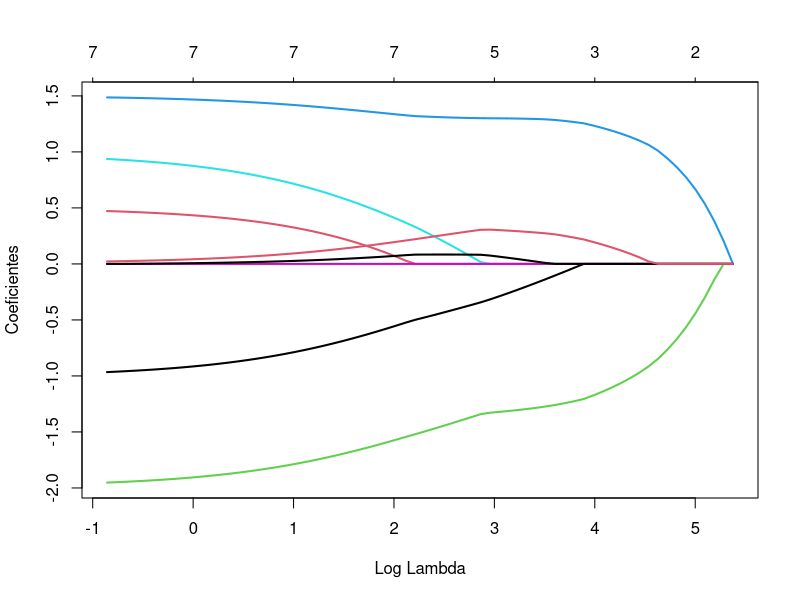
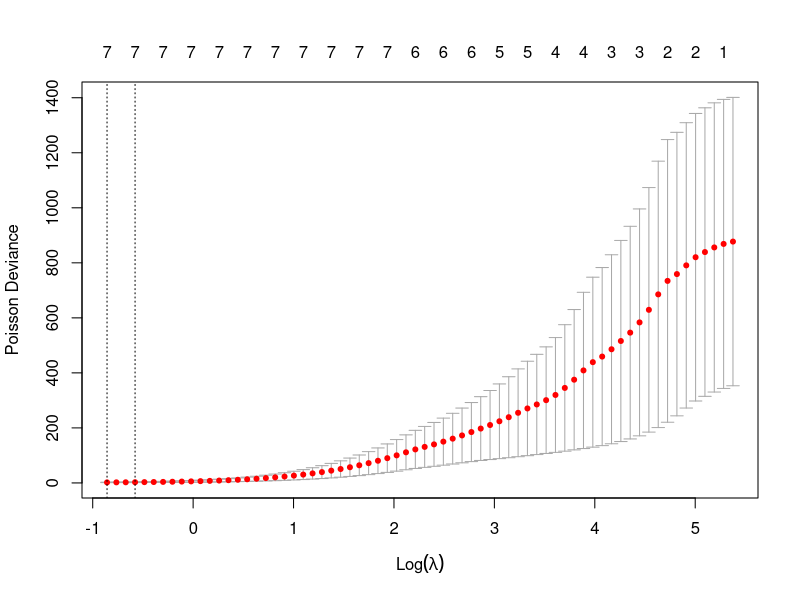
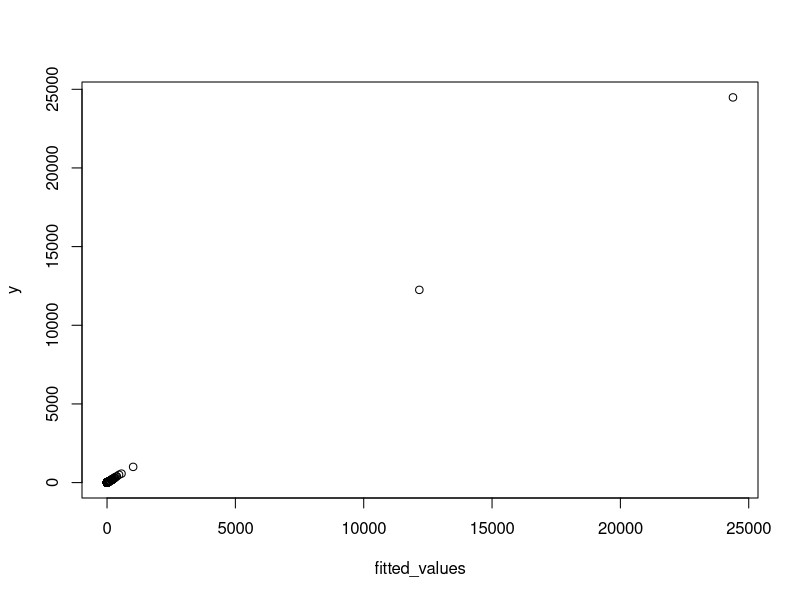
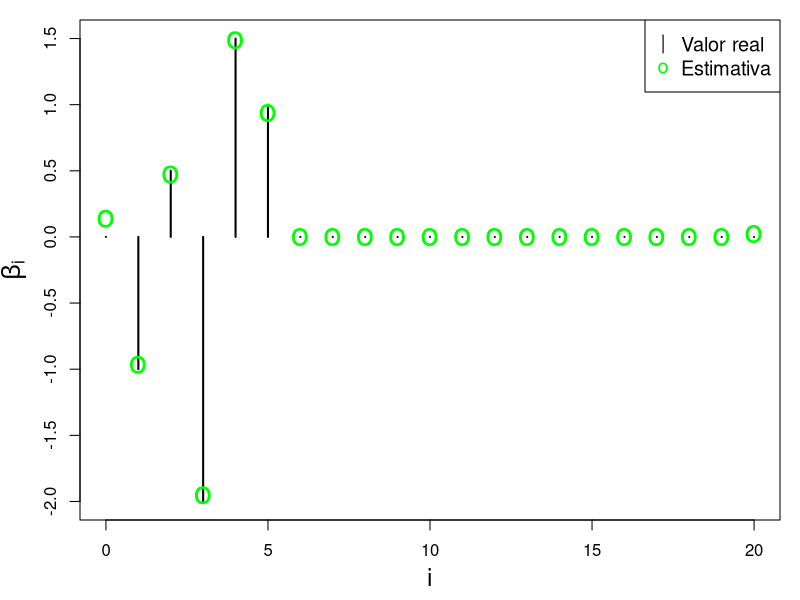
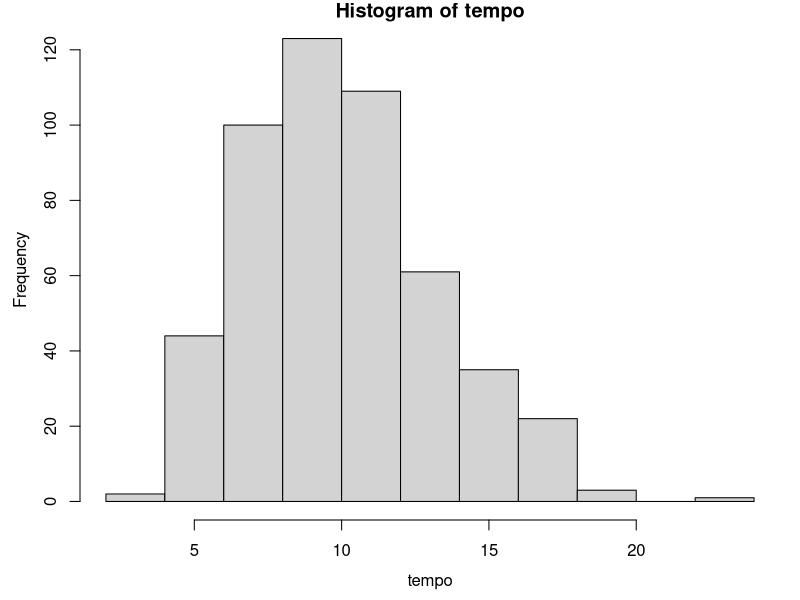
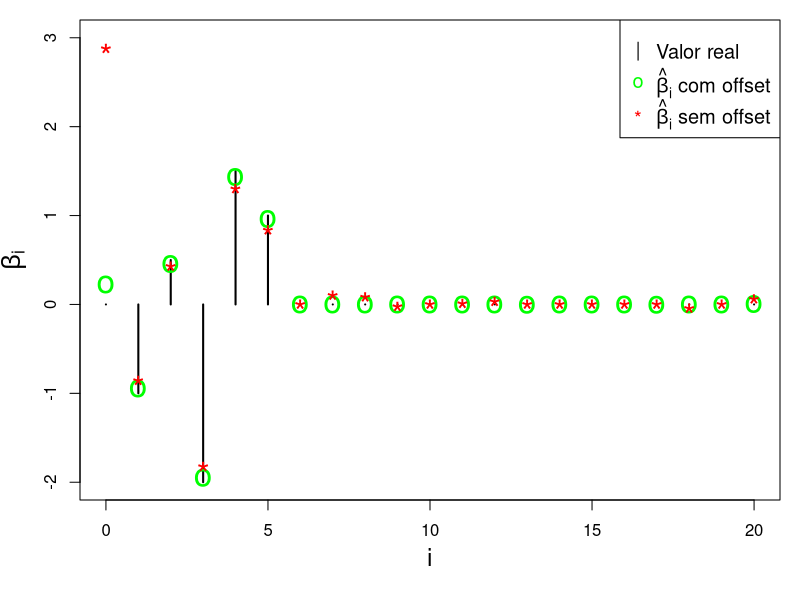

Write the R code that produced these figures, in order.
rm(list = ls())
library(glmnet)
library(xtable)

set.seed(2025)


# Modelo log-linear Poisson
n = 500
p = 20
x = matrix(rnorm(n * p), n, p)
suporte = c(1:5)
p0 = length(suporte)

beta = c(-1, 0.5, -2, 1.5, 1)
eta = x[, suporte] %*% beta
mu = exp(eta)
y = rpois(n, mu)



###################################
# ajuste do lasso
lasso_fit <- glmnet::glmnet(x, y, family = 'poisson', intercept = TRUE,
                            alpha = 1)

# png(file="poisson_lasso_path.png", 
#     width=600, height=500, res = 100)
plot(lasso_fit, xvar = 'lambda', sign.lambda = 1, 
     lwd=2, ylab='Coeficientes')
# dev.off()

# validação cruzada para escolher lambda
cv_lasso_fit <- glmnet::cv.glmnet(x, y, family = 'poisson', intercept = TRUE,
                                  alpha = 1, type.measure = 'deviance', nfolds = 10) 

# png(file="poisson_lasso_deviance_cv.png", 
#     width=600, height=500, res = 100)
plot(cv_lasso_fit, sign.lambda = 1)
# dev.off()

# coeficientes estimados usando o lambda 'ótimo'
cv_lasso_fit$lambda.min
id_labda_min <- which(lasso_fit$lambda == cv_lasso_fit$lambda.min)
beta_hat_lasso <- coef(lasso_fit, s=lasso_fit$lambda[id_labda_min])
beta_hat_lasso

# valores ajustados
fitted_eta_values <- beta_hat_lasso[1] + x%*%beta_hat_lasso[-1]
fitted_values <- exp(fitted_eta_values)
plot(fitted_values, y)

# deviance
dev_lambda <- 0
for(i in 1:n){
  if(y[i]==0)
    dev_lambda <- dev_lambda + 2*fitted_values[i] 
  else
    dev_lambda <- dev_lambda + 
      2*sum(y[i]*log(y[i]/fitted_values[i]) - (y[i] - fitted_values[i]) )
}
dev_lambda
# fração da deviance explicada nos dados de treino
dev_null <- 0
for(i in 1:n){
  if(y[i]==0)
    dev_null <- dev_null + 2*mean(y)
  else
    dev_null <- dev_null + 
      2*sum(y[i]*log(y[i]/mean(y)) - (y[i] - mean(y) ) )
}
dev_null
1 - dev_lambda/dev_null

lasso_fit$nulldev # sanity check
lasso_fit$dev.ratio[id_labda_min]


# estimativas

beta_true <- c(0, beta, rep(0, p-p0))
vies_beta_hat <- beta_hat_lasso - beta_true

# png(file="poisson_estimativas_lasso.png", 
#     width=600, height=500, res = 100)
par(mar = c(4,4,1,1), mgp = c(2.5, 1, 0))
plot(0:p, beta_true, type = 'h', lwd=2, ylab = expression(beta[i]), 
     xlab = 'i', cex.lab=1.5)
points(0:p, beta_hat_lasso, pch='o', col='Green', cex=2)
legend("topright", c('Valor real', 'Estimativa'),
       pch = c('|', 'o'), col = c("black", "Green"), cex=1.2)
# dev.off()

# exemplo com o MLG usual
summary(glm(y ~ 1 + x, family = 'poisson'))


###################################################
# Caso com offset

# Poisson
n = 500
p = 20
x = matrix(rnorm(n * p), n, p)
suporte = c(1:5)
p0 = length(suporte)

beta = c(-1, 0.5, -2, 1.5, 1)
eta = x[, suporte] %*% beta
mu = exp(eta)
tempo = rgamma(n, 10, 1)
hist(tempo)

y = rpois(n, tempo*mu)


# validação cruzada para escolher lambda
cv_lasso_fit_comoffset <- glmnet::cv.glmnet(x, y, family = 'poisson', intercept = TRUE,
                                            alpha = 1, type.measure = 'deviance', 
                                            nfolds = 10, offset = log(tempo)) 

cv_lasso_fit_semoffset <- glmnet::cv.glmnet(x, y, family = 'poisson', intercept = TRUE,
                                            alpha = 1, type.measure = 'deviance', 
                                            nfolds = 10) 

beta_hat_lasso_comoffset <- coef(cv_lasso_fit_comoffset$glmnet.fit, 
                                 s=cv_lasso_fit_comoffset$lambda.min)
beta_hat_lasso_semoffset <- coef(cv_lasso_fit_semoffset$glmnet.fit, 
                                 s=cv_lasso_fit_semoffset$lambda.min)
# valor verdadeiro dos parâmetros
beta_true <- c(0, beta, rep(0, p-p0))

# png(file="poisson_estimativas_offset.png", 
#     width=600, height=500, res = 100)
par(mar = c(5,4,1,1), mgp = c(2.5, 1, 0))
plot(0:p, beta_true, type = 'h', ylim=c(-2,3), lwd=2, ylab = expression(beta[i]), 
     xlab = 'i', cex.lab=1.5)
points(0:p, beta_hat_lasso_comoffset, pch='o', col='green', cex=2)
points(0:p, beta_hat_lasso_semoffset, pch='*', col='red', cex=2)
legend("topright", c('Valor real', 
                     expression(paste(hat(beta)[i], ' com offset')),
                     expression(paste(hat(beta)[i], ' sem offset'))),
       pch = c('|', 'o', '*'), col = c("black", "green", 'red'), cex=1.2)

sum((beta_hat_lasso_comoffset - beta_true)^2)
sum((beta_hat_lasso_semoffset - beta_true)^2)
# dev.off()

# resultados com offset
id_labda_min_comoffset <- which(cv_lasso_fit_comoffset$glmnet.fit$lambda == 
                                  cv_lasso_fit_comoffset$lambda.min)
paste('lambda: ', cv_lasso_fit_comoffset$glmnet.fit$a0[id_labda_min_comoffset])
cv_lasso_fit_comoffset$glmnet.fit$beta[1:5, id_labda_min_comoffset]
paste('deviance: ', cv_lasso_fit_comoffset$glmnet.fit$dev.ratio[id_labda_min_comoffset])

# resultados sem offset
id_labda_min_semoffset <- which(cv_lasso_fit_semoffset$glmnet.fit$lambda == 
                                  cv_lasso_fit_semoffset$lambda.min)
paste('lambda: ', cv_lasso_fit_semoffset$glmnet.fit$a0[id_labda_min_semoffset])
cv_lasso_fit_semoffset$glmnet.fit$beta[1:5, id_labda_min_semoffset]
paste('deviance: ', cv_lasso_fit_semoffset$glmnet.fit$dev.ratio[id_labda_min_semoffset])

round(cbind(beta,
            cv_lasso_fit_comoffset$glmnet.fit$beta[1:5, id_labda_min_comoffset],
            cv_lasso_fit_semoffset$glmnet.fit$beta[1:5, id_labda_min_semoffset]), 4)
